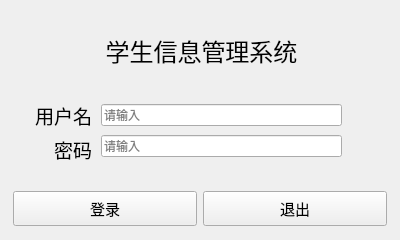
<?xml version="1.0" encoding="UTF-8"?>
<ui version="4.0">
 <class>Page_Login</class>
 <widget class="QWidget" name="Page_Login">
  <property name="geometry">
   <rect>
    <x>0</x>
    <y>0</y>
    <width>400</width>
    <height>240</height>
   </rect>
  </property>
  <property name="minimumSize">
   <size>
    <width>400</width>
    <height>240</height>
   </size>
  </property>
  <property name="maximumSize">
   <size>
    <width>400</width>
    <height>240</height>
   </size>
  </property>
  <property name="windowTitle">
   <string>登录</string>
  </property>
  <property name="windowIcon">
   <iconset resource="res.qrc">
    <normaloff>:/icon.jpg</normaloff>:/icon.jpg</iconset>
  </property>
  <property name="toolTip">
   <string>这是登录窗口</string>
  </property>
  <layout class="QGridLayout" name="gridLayout_2">
   <item row="3" column="0">
    <widget class="QWidget" name="widget" native="true">
     <property name="maximumSize">
      <size>
       <width>16777215</width>
       <height>40</height>
      </size>
     </property>
     <layout class="QHBoxLayout" name="horizontalLayout">
      <property name="leftMargin">
       <number>2</number>
      </property>
      <property name="topMargin">
       <number>0</number>
      </property>
      <property name="rightMargin">
       <number>2</number>
      </property>
      <property name="bottomMargin">
       <number>0</number>
      </property>
      <item>
       <widget class="QPushButton" name="btn_login">
        <property name="maximumSize">
         <size>
          <width>16777215</width>
          <height>35</height>
         </size>
        </property>
        <property name="font">
         <font>
          <pointsize>11</pointsize>
         </font>
        </property>
        <property name="text">
         <string>登录</string>
        </property>
       </widget>
      </item>
      <item>
       <widget class="QPushButton" name="btn_exit">
        <property name="maximumSize">
         <size>
          <width>16777215</width>
          <height>35</height>
         </size>
        </property>
        <property name="font">
         <font>
          <pointsize>11</pointsize>
         </font>
        </property>
        <property name="text">
         <string>退出</string>
        </property>
       </widget>
      </item>
     </layout>
    </widget>
   </item>
   <item row="2" column="0">
    <widget class="QWidget" name="widget_2" native="true">
     <widget class="QLabel" name="label">
      <property name="geometry">
       <rect>
        <x>60</x>
        <y>10</y>
        <width>261</width>
        <height>60</height>
       </rect>
      </property>
      <property name="minimumSize">
       <size>
        <width>0</width>
        <height>60</height>
       </size>
      </property>
      <property name="maximumSize">
       <size>
        <width>16777215</width>
        <height>60</height>
       </size>
      </property>
      <property name="text">
       <string>&lt;html&gt;&lt;head/&gt;&lt;body&gt;&lt;p align=&quot;center&quot;&gt;&lt;span style=&quot; font-size:18pt;&quot;&gt;学生信息管理系统&lt;/span&gt;&lt;/p&gt;&lt;/body&gt;&lt;/html&gt;</string>
      </property>
     </widget>
     <widget class="QWidget" name="layoutWidget">
      <property name="geometry">
       <rect>
        <x>10</x>
        <y>90</y>
        <width>71</width>
        <height>61</height>
       </rect>
      </property>
      <layout class="QVBoxLayout" name="verticalLayout">
       <item>
        <widget class="QLabel" name="label_2">
         <property name="text">
          <string>&lt;html&gt;&lt;head/&gt;&lt;body&gt;&lt;p&gt;&lt;span style=&quot; font-size:14pt;&quot;&gt;用户名&lt;/span&gt;&lt;/p&gt;&lt;/body&gt;&lt;/html&gt;</string>
         </property>
         <property name="alignment">
          <set>Qt::AlignmentFlag::AlignRight|Qt::AlignmentFlag::AlignTrailing|Qt::AlignmentFlag::AlignVCenter</set>
         </property>
        </widget>
       </item>
       <item>
        <widget class="QLabel" name="label_3">
         <property name="text">
          <string>&lt;html&gt;&lt;head/&gt;&lt;body&gt;&lt;p&gt;&lt;span style=&quot; font-size:14pt;&quot;&gt;密码&lt;/span&gt;&lt;/p&gt;&lt;/body&gt;&lt;/html&gt;</string>
         </property>
         <property name="alignment">
          <set>Qt::AlignmentFlag::AlignRight|Qt::AlignmentFlag::AlignTrailing|Qt::AlignmentFlag::AlignVCenter</set>
         </property>
        </widget>
       </item>
      </layout>
     </widget>
     <widget class="QWidget" name="layoutWidget">
      <property name="geometry">
       <rect>
        <x>90</x>
        <y>90</y>
        <width>241</width>
        <height>61</height>
       </rect>
      </property>
      <layout class="QVBoxLayout" name="verticalLayout_2">
       <item>
        <widget class="QLineEdit" name="le_user">
         <property name="maxLength">
          <number>8</number>
         </property>
         <property name="placeholderText">
          <string>请输入</string>
         </property>
        </widget>
       </item>
       <item>
        <widget class="QLineEdit" name="lineEdit_2">
         <property name="maxLength">
          <number>8</number>
         </property>
         <property name="echoMode">
          <enum>QLineEdit::EchoMode::Password</enum>
         </property>
         <property name="placeholderText">
          <string>请输入</string>
         </property>
        </widget>
       </item>
      </layout>
     </widget>
    </widget>
   </item>
  </layout>
 </widget>
 <resources>
  <include location="res.qrc"/>
 </resources>
 <connections/>
</ui>
